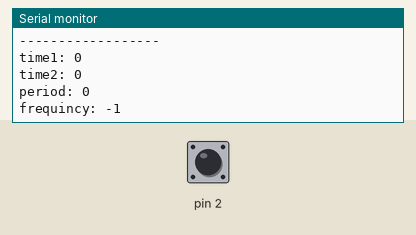
Recording of a sketch running on a simulated Arduino Uno, built with avr-gcc and run on an emulated ATmega328P. Parts: the last lines printed to the serial monitor. The inputs (shaded band) are chosen by the test bench; at power-on: pin 2 HIGH.

Above: at 1.2 s.
1.3 s: pin 2 pulled LOW for 0.15 s
At 1.85 s:
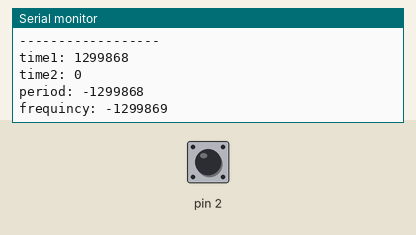
2.9 s: pin 2 pulled LOW for 1 s
At 3.42 s:
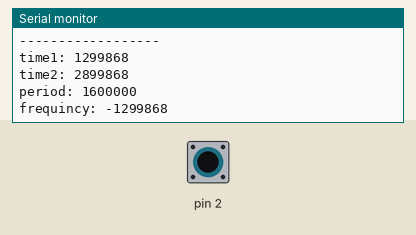
5.4 s: pin 2 pulled LOW for 0.15 s
At 6.05 s:
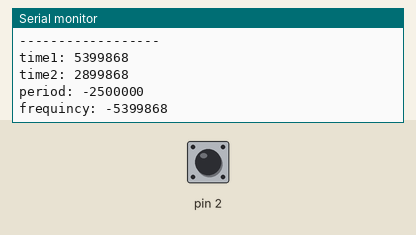
7.0 s: pin 2 pulsed LOW 5 times (0.12 s each, 0.3 s apart)
At 8.16 s:
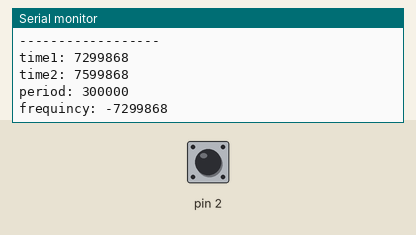
Timing chart, 0 to 10.0 s (numbered marks = the images above; inputs shaded):
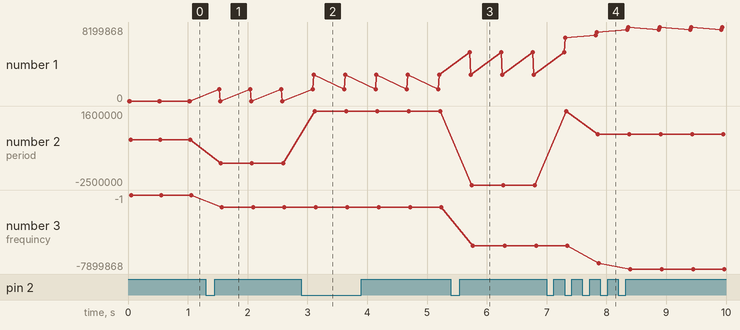

Measured:
- after the input at 1.3 s, the serial monitor: prints a new line after 0.22 s (image 1)
- after the input at 2.9 s, the serial monitor: prints a new line after 0.20 s (image 2)
- after the input at 5.4 s, the serial monitor: prints a new line after 0.32 s (image 3)
- after the input at 7.0 s, the serial monitor: prints a new line after 0.31 s (image 4)
- plotted number 1: 0 → 2899868 after the input at 2.9 s, 2899868 → 8199868 after the input at 7.0 s
- plotted number 2: 0 → -1299868 after the input at 1.3 s, -1299868 → 1600000 after the input at 2.9 s, 1600000 → -2500000 after the input at 5.4 s, -2500000 → 300000 after the input at 7.0 s
- plotted number 3: -1 → -1299869 after the input at 1.3 s, -1299868 → -5399868 after the input at 5.4 s, -5399868 → -7899868 after the input at 7.0 s

The sketch:

frequincy_meter.ino
```cpp
bool flag=false;
volatile long time1;
volatile long time2;
void setup() {
  Serial.begin(9600);
  pinMode(2,INPUT_PULLUP);
  attachInterrupt(digitalPinToInterrupt(2), golabi, FALLING);
}

void loop() {
  ///*
  Serial.println("------------------");
  Serial.print("time1: ");
  Serial.println(time1);
  Serial.print("time2: ");
  Serial.println(time2);
  Serial.print("period: ");
  Serial.println(time2-time1);
  Serial.print("frequincy: ");
  Serial.println(1/time2-time1);
  delay(500);

}

void golabi(){
  if(flag==false){
    time1 = 0;
    flag=true;
    time1 = micros();
  }
  else{
    time2 = 0;
    flag=false;
    time2 = micros();
  }

}
```
